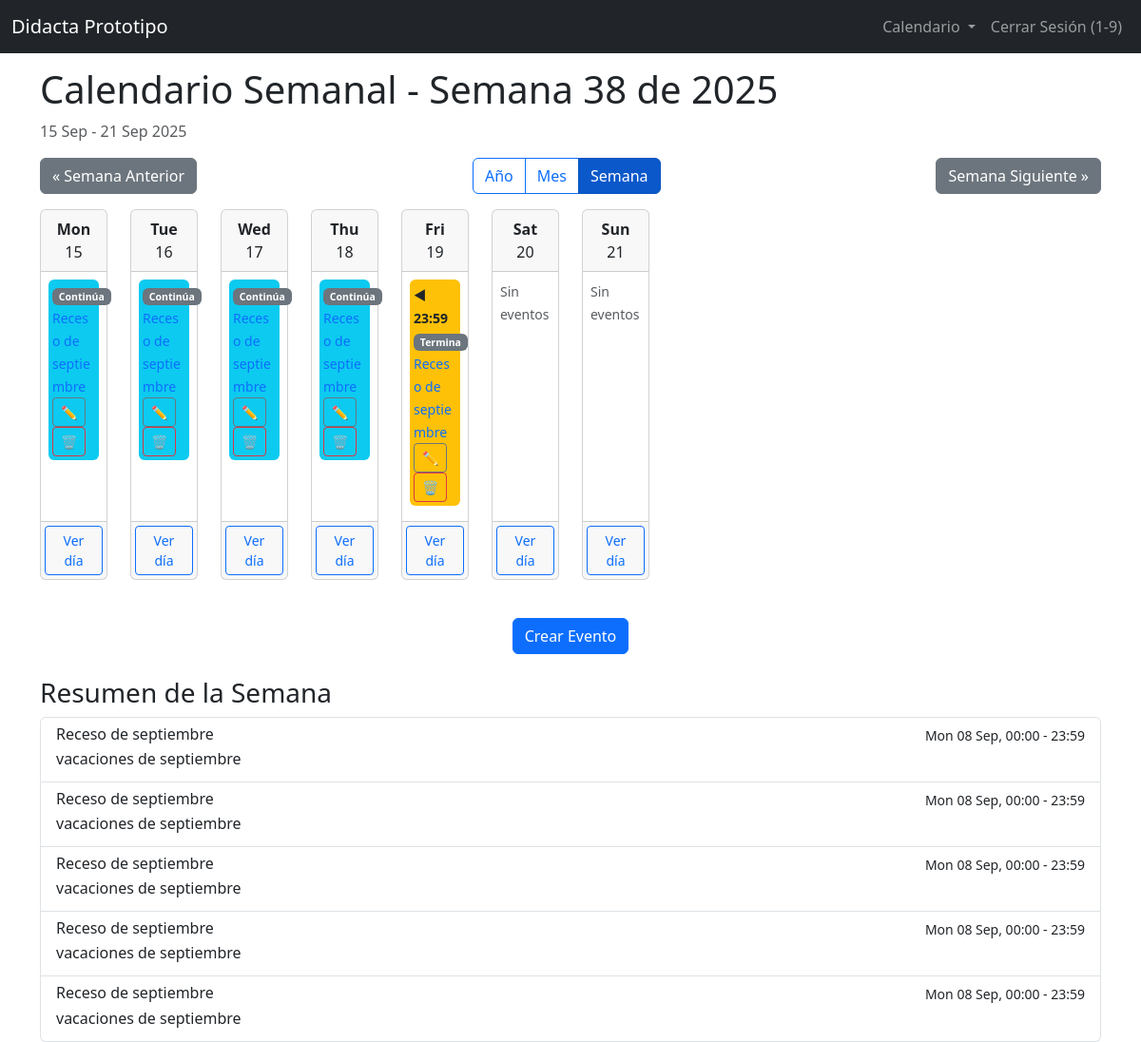
The app's page /calendario/semana/2025/38/ (signed in) with its own data.
### core/models.py (models this page shows, shortened)
class Usuario(AbstractUser):
    rut = models.CharField(max_length=12, unique=True, verbose_name=_("RUT"))
    username = None  # Eliminar el campo username
    USERNAME_FIELD = "rut"
    REQUIRED_FIELDS = []
    objects = UsuarioManager()

class Evento(models.Model):
    titulo = models.CharField(max_length=200, verbose_name=_("Título"))
    descripcion = models.TextField(blank=True, null=True, verbose_name=_("Descripción"))
    fecha_inicio = models.DateTimeField(verbose_name=_("Fecha de inicio"))
    fecha_fin = models.DateTimeField(verbose_name=_("Fecha de fin"))
    usuario = models.ForeignKey(Usuario, on_delete=models.CASCADE, related_name='eventos', verbose_name=_("Usuario"))
    objects = models.Manager()  # Agregar explícitamente el manager
    class Meta:
        verbose_name = _("Evento")
        verbose_name_plural = _("Eventos")
        ordering = ['fecha_inicio']

### core/views.py (the view)
# urls.py: path("semana/", views.calendario_semanal_view, name="calendario_semanal_actual"),
@login_required
def calendario_semanal_view(request, year=None, week=None):
    today = date.today()
    year = int(year) if year else today.year
    if week == 'current' or week is None:
        week = today.isocalendar()[1]
    else:
        week = int(week)
    first_day_of_year = date(year, 1, 1)
    days_since_monday = first_day_of_year.weekday()
    first_monday = first_day_of_year - timedelta(days=days_since_monday)
    start_of_week = first_monday + timedelta(weeks=week - 1)
    end_of_week = start_of_week + timedelta(days=6)
    week_days = []
    for i in range(7):
        day = start_of_week + timedelta(days=i)
        eventos_dia = Evento.objects.filter(
            usuario=request.user,
            fecha_inicio__date__lte=day,  # Inicia en o antes de esta fecha
            fecha_fin__date__gte=day      # Termina en o después de esta fecha
        ).order_by("fecha_inicio")
        week_days.append({
            'date': day,
            'eventos': eventos_dia
        })
    prev_week = week - 1 if week > 1 else 52
    prev_year = year if week > 1 else year - 1
    next_week = week + 1 if week < 52 else 1
    next_year = year if week < 52 else year + 1
    return render(request, "core/calendario_semanal.html", {
        "year": year,
        "week": week,
        "start_of_week": start_of_week,
        "end_of_week": end_of_week,
        "week_days": week_days,
        "prev_year": prev_year,
        "prev_week": prev_week,
        "next_year": next_year,
        "next_week": next_week,
        "is_admin": request.user.is_superuser
    })

### core/templates/core/calendario_semanal.html (shortened to what this page needs)
{% extends "base.html" %}
{% block content %}
    <h1>Calendario Semanal - Semana {{ week }} de {{ year }}</h1>
    <p class="text-muted">{{ start_of_week|date:"d M" }} - {{ end_of_week|date:"d M Y" }}</p>
    <div class="d-flex justify-content-between mb-3">
        <a href="{% url 'calendario_semanal' prev_year prev_week %}" class="btn btn-secondary">&laquo; Semana Anterior</a>
        <div class="btn-group" role="group">
            <a href="{% url 'calendario' %}" class="btn btn-outline-primary">Año</a>
            <a href="{% url 'calendario_mensual' year start_of_week.month %}" class="btn btn-outline-primary">Mes</a>
            <a href="#" class="btn btn-primary active">Semana</a>
        </div>
        <a href="{% url 'calendario_semanal' next_year next_week %}" class="btn btn-secondary">Semana Siguiente &raquo;</a>
    </div>
    <div class="row">
        {% for day_info in week_days %}
            <div class="col-md-1 col-sm-6 mb-3">
                <div class="card h-100">
                    <div class="card-header text-center
                        {% now 'Y-m-d' as today_str %}{% if day_info.date|date:'Y-m-d' == today_str %}bg-primary text-white{% endif %}">
                        <strong>{{ day_info.date|date:"D" }}</strong><br>
                        <span class="h6">{{ day_info.date|date:"d" }}</span>
                    </div>
                    <div class="card-body p-2">
                        {% if day_info.eventos %}
                            {% for evento in day_info.eventos %}
                                <div class="mb-2 p-1 rounded
                                    {% if evento.fecha_inicio.date <= day_info.date and evento.fecha_fin.date >= day_info.date %}
                                        {% if evento.fecha_inicio.date < day_info.date and evento.fecha_fin.date > day_info.date %}
                                            bg-info text-white
                                        {% elif evento.fecha_inicio.date < day_info.date %}
                                            bg-warning
                                        {% elif evento.fecha_fin.date > day_info.date %}
                                            bg-success text-white
                                        {% else %}
                                            bg-light
                                        {% endif %}
                                    {% endif %}">
                                    <small>
                                        {% if evento.fecha_inicio.date == day_info.date and evento.fecha_fin.date == day_info.date %}
                                            <strong>{{ evento.fecha_inicio|date:"H:i" }}</strong><br>
                                        {% elif evento.fecha_inicio.date == day_info.date %}
                                            <strong>{{ evento.fecha_inicio|date:"H:i" }} ▶</strong><br>
                                            <span class="badge badge-sm bg-secondary">Inicia</span><br>
                                        {% elif evento.fecha_fin.date == day_info.date %}
                                            <strong>◀ {{ evento.fecha_fin|date:"H:i" }}</strong><br>
                                            <span class="badge badge-sm bg-secondary">Termina</span><br>
                                        {% else %}
                                            <span class="badge badge-sm bg-secondary">Continúa</span><br>
                                        {% endif %}
                                        <a href="{% url 'calendario_diario' day_info.date.year day_info.date.month day_info.date.day %}"
                                           class="text-decoration-none">{{ evento.titulo }}</a>
                                        {% if is_admin %}
                                            <br>
                                            <a href="{% url 'evento_editar' evento.pk %}" class="btn btn-sm btn-outline-secondary">✏️</a>
                                            <a href="{% url 'evento_eliminar' evento.pk %}" class="btn btn-sm btn-outline-danger">🗑️</a>
                                        {% endif %}
                                    </small>
                                </div>
                            {% endfor %}
                        {% else %}
                            <small class="text-muted">Sin eventos</small>
                        {% endif %}
                    </div>
                    <div class="card-footer p-1 text-center">
                        <a href="{% url 'calendario_diario' day_info.date.year day_info.date.month day_info.date.day %}"
                           class="btn btn-sm btn-outline-primary">Ver día</a>
                    </div>
                </div>
            </div>
        {% endfor %}
    </div>
    {% if is_admin %}
        <div class="text-center mt-4">
            <a href="{% url 'evento_crear' %}" class="btn btn-primary">Crear Evento</a>
        </div>
    {% endif %}
    <div class="mt-4">
        <h3>Resumen de la Semana</h3>
        {% with total_eventos=0 %}
            {% for day_info in week_days %}
                {% for evento in day_info.eventos %}
                    {% if forloop.parentloop.first and forloop.first %}
                        <div class="list-group">
                    {% endif %}
                    <div class="list-group-item">
                        <div class="d-flex w-100 justify-content-between">
                            <h6 class="mb-1">{{ evento.titulo }}</h6>
                            <small>{{ evento.fecha_inicio|date:"D d M, H:i" }} - {{ evento.fecha_fin|date:"H:i" }}</small>
                        </div>
                        <p class="mb-1">{{ evento.descripcion }}</p>
                    </div>
                {% endfor %}
            {% endfor %}
        {% endwith %}
    </div>
{% endblock %}

### core/templates/base.html (shortened to what this page needs)
<!DOCTYPE html>
<html lang="es">
<head>
    <link href="https://cdn.jsdelivr.net/npm/bootstrap@5.3.2/dist/css/bootstrap.min.css" rel="stylesheet">
</head>
<body>
    <nav class="navbar navbar-expand-lg navbar-dark bg-dark fixed-top">
        <div class="container-fluid">
            <a class="navbar-brand" href="{% url 'calendario' %}">Didacta Prototipo</a>
            <div class="collapse navbar-collapse" id="navbarNav">
                <ul class="navbar-nav ms-auto">
                    {% if user.is_authenticated %}
                        <li class="nav-item dropdown">
                            <a class="nav-link dropdown-toggle" href="#" role="button" data-bs-toggle="dropdown" aria-expanded="false">
                                Calendario
                            </a>
                        </li>
                        <li class="nav-item">
                            <a class="nav-link" href="{% url 'logout' %}">Cerrar Sesión ({{ user.rut }})</a>
                        </li>
                    {% endif %}
                </ul>
            </div>
        </div>
    </nav>
    <div class="container">
        {% block content %}
        {% endblock %}
    </div>
</body>
</html>

### core/templates/base.html (style rules this page uses)
body { padding-top: 70px; }
.navbar { margin-bottom: 20px; }

### records on screen
Usuario: rut "1-9"
Evento: shows "Continúa", titulo "Receso de septiembre", fecha_fin "23:59", fecha_inicio "Mon 08 Sep, 00:00", descripcion "vacaciones de septiembre"

### other values on screen
{{ week }} "38"
{{ start_of_week|date:"d M" }} "15 Sep"
{{ end_of_week|date:"d M Y" }} "21 Sep 2025"
{{ day_info.date|date:"D" }} "Mon" "Tue" "Wed" "Thu" "Fri" "Sat" "Sun"
{{ day_info.date|date:"d" }} "15" "16" "17" "18" "19" "20" "21"
